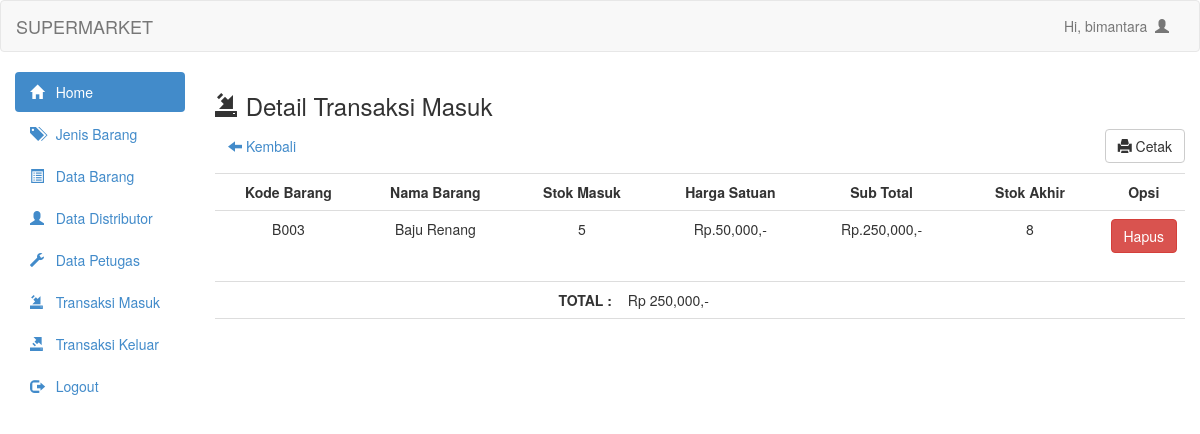
Page /admin/transaksi_masuk_tampil.php?no_nota=NOTA001 (signed in) on the earlier database version.
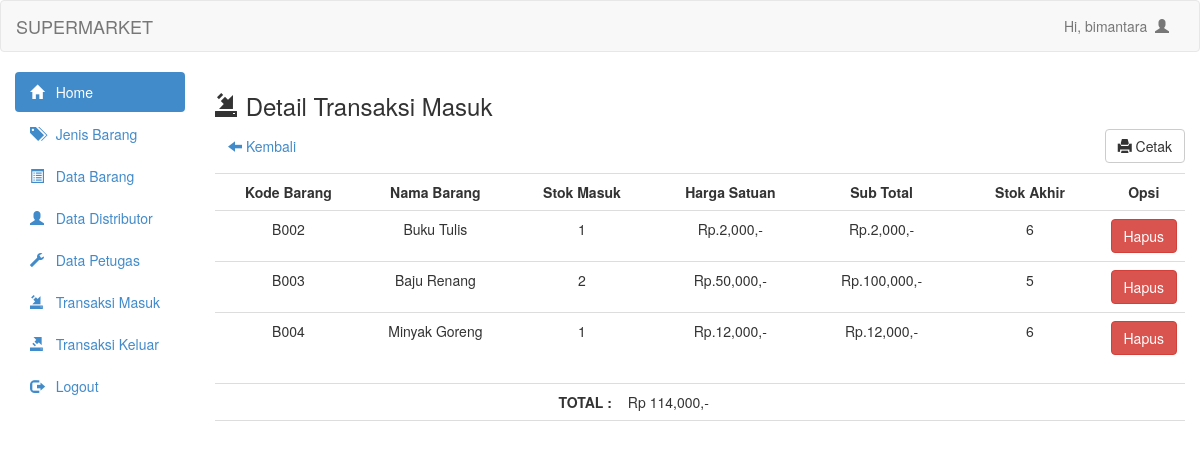
Same page on the later database version.
### tables this page shows
CREATE TABLE `tbldetailbrgmasuk` (
  `no_nota` varchar(50) NOT NULL,
  `kode_barang` varchar(100) NOT NULL,
  `jumlah` varchar(100) NOT NULL,
  `subtotal` varchar(100) NOT NULL
);

CREATE TABLE `tblbarang` (
  `kode_barang` varchar(50) NOT NULL,
  `nama_barang` varchar(100) NOT NULL,
  `kode_jenis` varchar(100) NOT NULL,
  `harga_net` varchar(100) NOT NULL,
  `harga_jual` varchar(100) NOT NULL,
  `stok` varchar(100) NOT NULL
);

### admin/transaksi_masuk_tampil.php (the view)
<?php
    include 'header.php';
    include 'config.php';
    $no_nota = mysqli_real_escape_string($connect, $_GET['no_nota']);
?>
<h3><span class="glyphicon glyphicon-import"></span> Detail Transaksi Masuk</h3>
<a class="btn" href="transaksi_masuk.php"><span class="glyphicon glyphicon-arrow-left"></span> Kembali</a>
<a style="margin-bottom:10px" href="cetak_transaksi_masuk_detail.php?no_nota=<?php echo $no_nota; ?>" target="_blank" class="btn btn-default pull-right"><span class='glyphicon glyphicon-print'></span> Cetak</a>
<table class="table table-hover">
    <tr>
        <th class="col-md-2"><center>Kode Barang</th>
        <th class="col-md-2"><center>Nama Barang</th>
        <th class="col-md-2"><center>Stok Masuk</th>
        <th class="col-md-2"><center>Harga Satuan</th>
        <th class="col-md-2"><center>Sub Total</th>
        <th class="col-md-2"><center>Stok Akhir</th>
        <th class="col-md-2"><center>Opsi</center></th>
    </tr>
    <?php
        $barang = mysqli_query($connect, "select B.kode_barang, B.nama_barang, B.harga_net, B.stok, M.no_nota, M.kode_barang, M.jumlah, M.subtotal from tblbarang B inner join tbldetailbrgmasuk M on B.kode_barang=M.kode_barang where M.no_nota='$no_nota'");
        while ($d = mysqli_fetch_array($barang)) {
    ?>
    <tr>
        <td><center><?php echo $d['kode_barang']?></td>
        <td><center><?php echo $d['nama_barang'] ?></td>
        <td><center><?php echo $d['jumlah'] ?></td>
        <td><center>Rp.<?php echo number_format($d['harga_net']) ?>,-</td>
        <td><center>Rp.<?php echo number_format($d['subtotal']) ?>,-</td>
        <td><center><?php echo $d['stok'] ?></td>
        <td><center>
            <a onclick="if(confirm('Apakah anda yakin ingin menghapus barang <?php echo $d['nama_barang']; ?>??')){ location.href='transaksi_masuk_delete.php?kode_barang=<?php echo $d['kode_barang']; ?>' }" class="btn btn-danger">Hapus</a>
        </td>
    </tr>
    <?php
    }
    ?>
</table>
<table class="table">
    <tr>
        <td  align='right'><b>TOTAL :</td>
        <td  align='left'>
        <?php
            $total = mysqli_query($connect, "select sum(subtotal) as total from tbldetailbrgmasuk where no_nota='$no_nota'");
            $sum = mysqli_fetch_array($total);
            echo "Rp ".number_format($sum['total']);
        ?>,-
        </td>
    </tr>
    <tr>
    <td></td><td></td></tr>
</table>

### admin/header.php (shortened to what this page needs)
<!DOCTYPE html>
<html>
<head>
    <link rel="stylesheet" type="text/css" href="../assets/css/bootstrap.css">
    <link rel="stylesheet" type="text/css" href="../assets/js/jquery-ui/jquery-ui.css">
</head>
<body>
    <div class="navbar navbar-default">
        <div class="container-fluid">
            <div class="navbar-header">
                <a href="home.php" class="navbar-brand">SUPERMARKET</a>
            </div>
            <div class="collapse navbar-collapse">
                <ul class="nav navbar-nav navbar-right">
                    <li><a class="dropdown-toggle" data-toggle="dropdown" role="button" href="#">Hi, <?php echo $_SESSION['user']  ?>&nbsp&nbsp<span class="glyphicon glyphicon-user"></span></a></li>
                </ul>
            </div>
        </div>
    </div>
    <div class="col-md-2">
        <ul class="nav nav-pills nav-stacked">
            <li class="active"><a href="home.php"><span class="glyphicon glyphicon-home"></span> &nbsp Home</a></li>
            <li><a href="jenis_data.php"><span class="glyphicon glyphicon-tags"></span>  &nbsp Jenis Barang</a></li>
            <li><a href="barang_data.php"><span class="glyphicon glyphicon-list-alt"></span>  &nbsp Data Barang</a></li>
            <li><a href="distributor_data.php"><span class="glyphicon glyphicon-user"></span>  &nbsp Data Distributor</a></li>
            <li><a href="petugas_data.php"><span class="glyphicon glyphicon-wrench"></span>  &nbsp Data Petugas</a></li>
            <li><a href="transaksi_masuk.php"><span class="glyphicon glyphicon-import"></span>  &nbsp Transaksi Masuk</a></li>
            <li><a href="transaksi_keluar.php"><span class="glyphicon glyphicon-export"></span>  &nbsp Transaksi Keluar</a></li>
            <li><a onclick="if(confirm('Apakah anda yakin akan keluar?')){location.href='logout.php'}"><span class="glyphicon glyphicon-log-out"></span>  &nbsp Logout</a></li>
        </ul>
    </div>
    <div class="col-md-10">

Differences in the rows shown:
added tbldetailbrgmasuk: kode_barang "B002", kode_barang.nama_barang "Buku Tulis", jumlah "1", kode_barang.harga_net "2,000", subtotal "2,000", kode_barang.stok "6"
changed tbldetailbrgmasuk "B003": jumlah "5" → "2"; subtotal "250,000" → "100,000"; kode_barang.stok "8" → "5"
added tbldetailbrgmasuk: kode_barang "B004", kode_barang.nama_barang "Minyak Goreng", jumlah "1", kode_barang.harga_net "12,000", subtotal "12,000", kode_barang.stok "6"
Other differences:
$sum['total']: "250,000" → "114,000"
